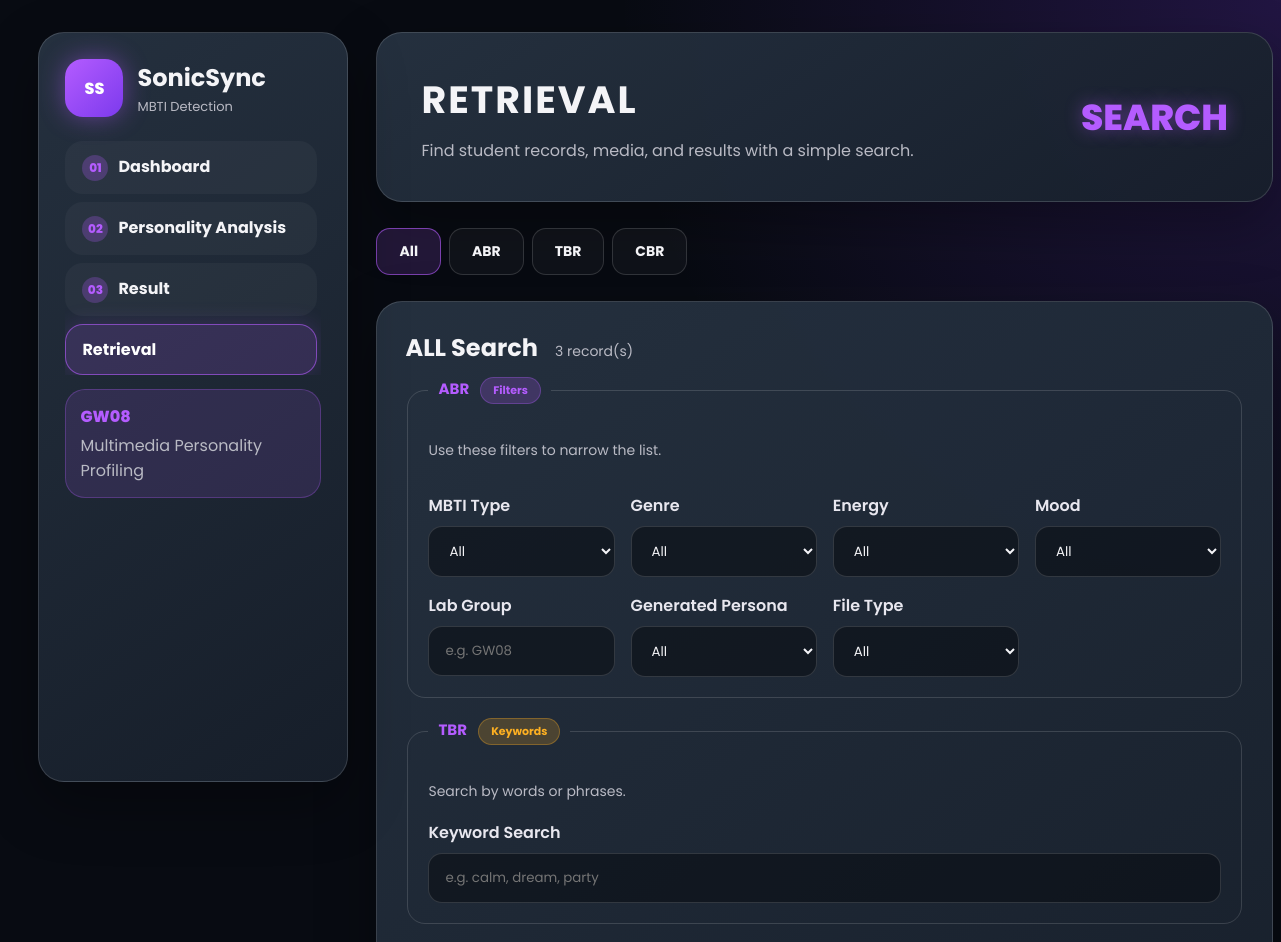
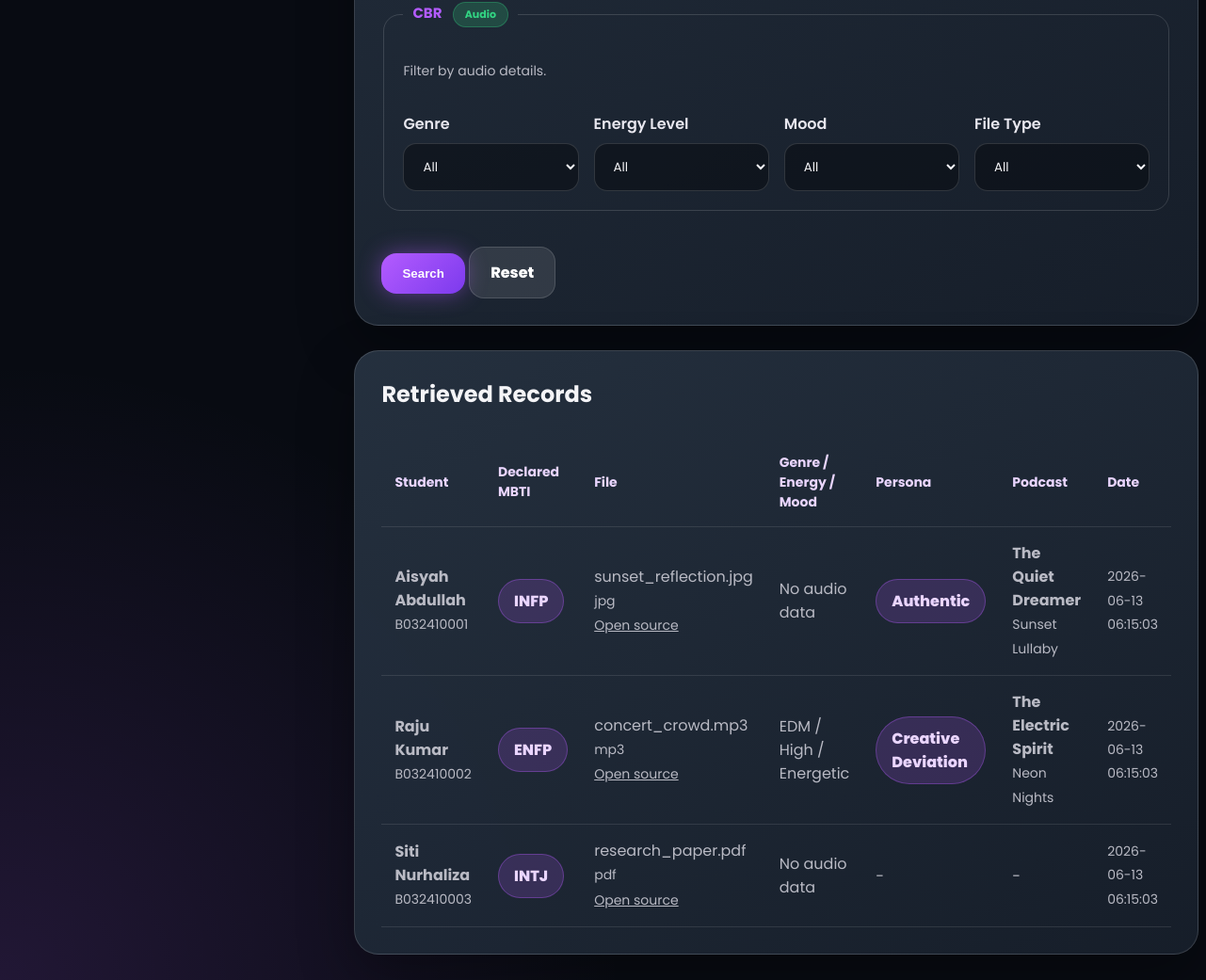
The app's page /retrieval.php with its own data (2 pictures, top to bottom).
### tables this page shows
CREATE TABLE student (
    student_id VARCHAR(50) PRIMARY KEY,
    name VARCHAR(100) NOT NULL,
    matric_no VARCHAR(20) DEFAULT '',
    phone_no VARCHAR(20) DEFAULT '',
    lab_group VARCHAR(50) DEFAULT '',
    mbti_type VARCHAR(10) DEFAULT '',
    life_value TEXT,
    preferred_podcast_tone VARCHAR(50) DEFAULT ''
);

CREATE TABLE multimedia_asset (
    asset_id INT AUTO_INCREMENT PRIMARY KEY,
    student_id VARCHAR(50) NOT NULL,
    file_name VARCHAR(255) NOT NULL,
    file_type VARCHAR(30) NOT NULL,
    file_size INT NOT NULL,
    file_path VARCHAR(255) NOT NULL,
    description TEXT,
    tags VARCHAR(500) DEFAULT '',
    media_category VARCHAR(30) NOT NULL,
    upload_date TIMESTAMP DEFAULT CURRENT_TIMESTAMP,
    FOREIGN KEY (student_id) REFERENCES student(student_id)
);

CREATE TABLE recommendation_result (
    result_id INT AUTO_INCREMENT PRIMARY KEY,
    student_id VARCHAR(50) NOT NULL,
    audio_id INT DEFAULT NULL,
    predicted_mbti VARCHAR(10) DEFAULT '',
    generated_persona VARCHAR(100) DEFAULT '',
    podcast_title VARCHAR(255) DEFAULT '',
    podcast_script TEXT,
    recommended_song VARCHAR(255) DEFAULT '',
    recommended_podcast VARCHAR(255) DEFAULT '',
    generated_date TIMESTAMP DEFAULT CURRENT_TIMESTAMP,
    FOREIGN KEY (student_id) REFERENCES student(student_id),
    FOREIGN KEY (audio_id) REFERENCES audio_metadata(audio_id)
);

CREATE TABLE audio_metadata (
    audio_id INT AUTO_INCREMENT PRIMARY KEY,
    asset_id INT NOT NULL,
    song_title VARCHAR(255) DEFAULT '',
    artist_or_creator VARCHAR(255) DEFAULT '',
    duration INT DEFAULT 0,
    energy_level VARCHAR(20) DEFAULT '',
    mood_type VARCHAR(50) DEFAULT '',
    lyrics_keywords TEXT,
    genre VARCHAR(50) DEFAULT '',
    tempo_bpm DECIMAL(8,2) DEFAULT NULL,
    rms_energy DECIMAL(10,6) DEFAULT NULL,
    spectral_centroid DECIMAL(10,2) DEFAULT NULL,
    zero_crossing_rate DECIMAL(10,6) DEFAULT NULL,
    tempo_category VARCHAR(20) DEFAULT '',
    personality_tendency VARCHAR(100) DEFAULT '',
    audio_features_json TEXT,
    analysis_status VARCHAR(255) DEFAULT '',
    analyzed_at DATETIME DEFAULT NULL,
    FOREIGN KEY (asset_id) REFERENCES multimedia_asset(asset_id)
);

### retrieval.php (the view, shortened to what this page needs)
<?php
include 'includes/db.php';
$mode = $_GET['mode'] ?? 'all';
$lab_group = trim($_GET['lab_group'] ?? '');
$keyword = trim($_GET['keyword'] ?? '');
$base_sql = "
    SELECT s.student_id, s.name AS student_name, s.matric_no, s.mbti_type AS declared_mbti, s.lab_group,
           ma.asset_id, ma.file_name, ma.file_type, ma.file_size, ma.file_path, ma.description, ma.tags, ma.media_category, ma.upload_date,
           am.audio_id, am.song_title, am.artist_or_creator, am.duration, am.energy_level, am.mood_type, am.lyrics_keywords, am.genre,
           rr.result_id, rr.generated_persona, rr.podcast_title, rr.podcast_script, rr.recommended_song, rr.recommended_podcast, rr.generated_date
    FROM student s
    LEFT JOIN multimedia_asset ma ON s.student_id = ma.student_id
    LEFT JOIN audio_metadata am ON ma.asset_id = am.asset_id
    LEFT JOIN recommendation_result rr ON s.student_id = rr.student_id
";
$count_sql = "
    SELECT COUNT(*) AS total
    FROM student s
    LEFT JOIN multimedia_asset ma ON s.student_id = ma.student_id
    LEFT JOIN audio_metadata am ON ma.asset_id = am.asset_id
    LEFT JOIN recommendation_result rr ON s.student_id = rr.student_id
";
$where_clause = '';
$stmt = $conn->prepare($count_sql . $where_clause);
$stmt->execute();
$total = $stmt->get_result()->fetch_assoc()['total'];
$stmt = $conn->prepare($base_sql . $where_clause . ' ORDER BY s.student_id, ma.upload_date DESC');
$stmt->execute();
$results = $stmt->get_result();
?>
<?php include 'includes/header.php'; ?>
<section class="hero">
    <div>
        <h1>Retrieval</h1>
        <p>Find student records, media, and results with a simple search.</p>
    </div>
    <div class="tag">SEARCH</div>
</section>
<div class="retrieval-tabs">
    <a class="tab <?= $mode === 'all' ? 'active' : '' ?>" href="?mode=all">All</a>
    <a class="tab <?= $mode === 'abr' ? 'active' : '' ?>" href="?mode=abr">ABR</a>
    <a class="tab <?= $mode === 'tbr' ? 'active' : '' ?>" href="?mode=tbr">TBR</a>
    <a class="tab <?= $mode === 'cbr' ? 'active' : '' ?>" href="?mode=cbr">CBR</a>
</div>
<section class="form-card">
    <h2>
        <?= strtoupper($mode === 'all' ? 'All' : $mode) ?> Search
        <?php if ($total): ?><span class="result-count"><?= $total ?> record(s)</span><?php endif; ?>
    </h2>
    <form method="GET">
        <?php if ($mode === 'abr' || $mode === 'all'): ?>
        <fieldset class="retrieval-fieldset">
            <legend>ABR <span class="module-tag abr">Filters</span></legend>
            <p class="small-text">Use these filters to narrow the list.</p>
            <div class="grid-4">
                <div>
                    <label>MBTI Type</label>
                    <select name="mbti_filter">
                        <option value="">All</option>
                    </select>
                </div>
                <div>
                    <label>Genre</label>
                    <select name="genre_filter">
                        <option value="">All</option>
                    </select>
                </div>
                <div>
                    <label>Energy</label>
                    <select name="energy_filter">
                        <option value="">All</option>
                    </select>
                </div>
                <div>
                    <label>Mood</label>
                    <select name="mood_filter">
                        <option value="">All</option>
                    </select>
                </div>
            </div>
            <div class="grid-4">
                <div>
                    <label>Lab Group</label>
                    <input type="text" name="lab_group" value="<?= htmlspecialchars($lab_group) ?>" placeholder="e.g. GW08">
                </div>
                <div>
                    <label>Generated Persona</label>
                    <select name="persona_filter">
                        <option value="">All</option>
                    </select>
                </div>
                <div>
                    <label>File Type</label>
                    <select name="file_type_filter">
                        <option value="">All</option>
                    </select>
                </div>
            </div>
        </fieldset>
        <?php endif; ?>
        <?php if ($mode === 'tbr' || $mode === 'all'): ?>
        <fieldset class="retrieval-fieldset">
            <legend>TBR <span class="module-tag tbr">Keywords</span></legend>
            <p class="small-text">Search by words or phrases.</p>
            <div>
                <label>Keyword Search</label>
                <input type="text" name="keyword" value="<?= htmlspecialchars($keyword) ?>" placeholder="e.g. calm, dream, party">
            </div>
        </fieldset>
        <?php endif; ?>
        <?php if ($mode === 'cbr' || $mode === 'all'): ?>
        <fieldset class="retrieval-fieldset">
            <legend>CBR <span class="module-tag cbr">Audio</span></legend>
            <p class="small-text">Filter by audio details.</p>
            <div class="grid-4">
                <div>
                    <label>Genre</label>
                    <select name="cbr_genre">
                        <option value="">All</option>
                    </select>
                </div>
                <div>
                    <label>Energy Level</label>
                    <select name="cbr_energy">
                        <option value="">All</option>
                    </select>
                </div>
                <div>
                    <label>Mood</label>
                    <select name="cbr_mood">
                        <option value="">All</option>
                    </select>
                </div>
                <div>
                    <label>File Type</label>
                    <select name="cbr_file_type">
                        <option value="">All</option>
                    </select>
                </div>
            </div>
        </fieldset>
        <?php endif; ?>
        <button class="btn" type="submit">Search</button>
        <a class="btn secondary" href="retrieval.php">Reset</a>
    </form>
</section>
<section class="table-card">
    <h2>Retrieved Records</h2>
    <div class="table-wrap">
        <table>
            <tr>
                <th>Student</th>
                <th>Declared MBTI</th>
                <th>File</th>
                <th>Genre / Energy / Mood</th>
                <th>Persona</th>
                <th>Podcast</th>
                <th>Date</th>
            </tr>
            <?php if ($results && $results->num_rows > 0): ?>
                <?php while ($row = $results->fetch_assoc()): ?>
                <tr>
                    <td>
                        <strong><?= htmlspecialchars($row['student_name']) ?></strong><br>
                        <span class="small-text"><?= htmlspecialchars($row['student_id']) ?></span>
                    </td>
                    <td><span class="result-badge"><?= htmlspecialchars($row['declared_mbti'] ?: '-') ?></span></td>
                    <td>
                        <?= htmlspecialchars($row['file_name'] ?: '-') ?><br>
                        <span class="small-text"><?= htmlspecialchars($row['file_type'] ?? '') ?></span>
                        <?php if (!empty($row['file_path'])): ?>
                            <br><a class="small-text" href="<?= htmlspecialchars($row['file_path']) ?>" target="_blank" rel="noopener">Open source</a>
                        <?php endif; ?>
                    </td>
                    <td>
                        <?php if ($row['genre']): ?>
                            <?= htmlspecialchars($row['genre']) ?> /
                            <?= htmlspecialchars($row['energy_level'] ?? '-') ?> /
                            <?= htmlspecialchars($row['mood_type'] ?? '-') ?>
                        <?php else: ?>
                            <span class="muted">No audio data</span>
                        <?php endif; ?>
                    </td>
                    <td>
                        <?php if ($row['generated_persona']): ?>
                            <span class="result-badge"><?= htmlspecialchars($row['generated_persona']) ?></span>
                        <?php else: ?>
                            <span class="muted">-</span>
                        <?php endif; ?>
                    </td>
                    <td>
                        <?php if ($row['podcast_title']): ?>
                            <strong><?= htmlspecialchars($row['podcast_title']) ?></strong><br>
                            <span class="small-text"><?= htmlspecialchars($row['recommended_song'] ?: '') ?></span>
                        <?php else: ?>
                            <span class="muted">-</span>
                        <?php endif; ?>
                    </td>
                    <td class="small-text"><?= htmlspecialchars($row['generated_date'] ?? $row['upload_date'] ?? '') ?></td>
                </tr>
                <?php endwhile; ?>
            <?php else: ?>
                <tr><td colspan="7">No records match the current search.</td></tr>
            <?php endif; ?>
        </table>
    </div>
</section>
<?php include 'includes/footer.php'; ?>

### includes/header.php (shortened to what this page needs)
<?php
$currentPage = basename($_SERVER['PHP_SELF']);
function activeLink($page, $currentPage) {
    return $page === $currentPage ? 'active' : '';
}
$pages = [
    ['file' => 'index.php',     'label' => 'Dashboard',          'step' => '01'],
    ['file' => 'analysis.php',  'label' => 'Personality Analysis', 'step' => '02'],
    ['file' => 'result.php',    'label' => 'Result',             'step' => '03'],
    ['file' => 'retrieval.php', 'label' => 'Retrieval',           'step' => ''],
];
?>
<!DOCTYPE html>
<html lang="en">
<head>
    <link rel="stylesheet" href="assets/css/style.css?v=20260622-dashboard-3">
</head>
<body>
<div class="page-shell">
    <aside class="sidebar">
        <div class="brand-box">
            <div class="brand-icon">SS</div>
            <div>
                <h2>SonicSync</h2>
                <p>MBTI Detection</p>
            </div>
        </div>
        <nav class="menu">
            <?php foreach ($pages as $p): ?>
                <?php if ($p['step']): ?>
                    <a class="<?= activeLink($p['file'], $currentPage) ?>" href="<?= $p['file'] ?>">
                        <span class="step-badge"><?= $p['step'] ?></span><?= $p['label'] ?>
                    </a>
                <?php else: ?>
                    <a class="<?= activeLink($p['file'], $currentPage) ?>" href="<?= $p['file'] ?>">
                        <?= $p['label'] ?>
                    </a>
                <?php endif; ?>
            <?php endforeach; ?>
        </nav>
        <div class="side-note">
            <span>GW08</span>
            <p>Multimedia Personality Profiling</p>
        </div>
    </aside>
    <main class="content">

### includes/footer.php
    </main>
</div>
</body>
</html>

### records on screen
student: name "Aisyah Abdullah", student_id "B032410001", mbti_type "INFP", multimedia_asset.file_name "sunset_reflection.jpg", multimedia_asset.file_type "jpg", shows "No audio data", recommendation_result.generated_persona "Authentic", recommendation_result.podcast_title "The Quiet Dreamer", recommendation_result.recommended_song "Sunset Lullaby", recommendation_result.generated_date "2026-06-13 06:15:03"
student: name "Raju Kumar", student_id "B032410002", mbti_type "ENFP", multimedia_asset.file_name "concert_crowd.mp3", multimedia_asset.file_type "mp3", audio_metadata.genre "EDM", audio_metadata.energy_level "High", audio_metadata.mood_type "Energetic", recommendation_result.generated_persona "Creative Deviation", recommendation_result.podcast_title "The Electric Spirit", recommendation_result.recommended_song "Neon Nights", recommendation_result.generated_date "2026-06-13 06:15:03"
multimedia_asset: student.name "Siti Nurhaliza", student.student_id "B032410003", student.mbti_type "INTJ", file_name "research_paper.pdf", file_type "pdf", shows "No audio data", upload_date "2026-06-13 06:15:03"

### other values on screen
$p['step'] "01"
$p['label'] "Dashboard"
$p['step'] "02"
$p['label'] "Personality Analysis"
$p['step'] "03"
$p['label'] "Result"
$p['label'] "Retrieval"
$mode === 'all' ? 'All' : $mode "ALL"
$total "3"
